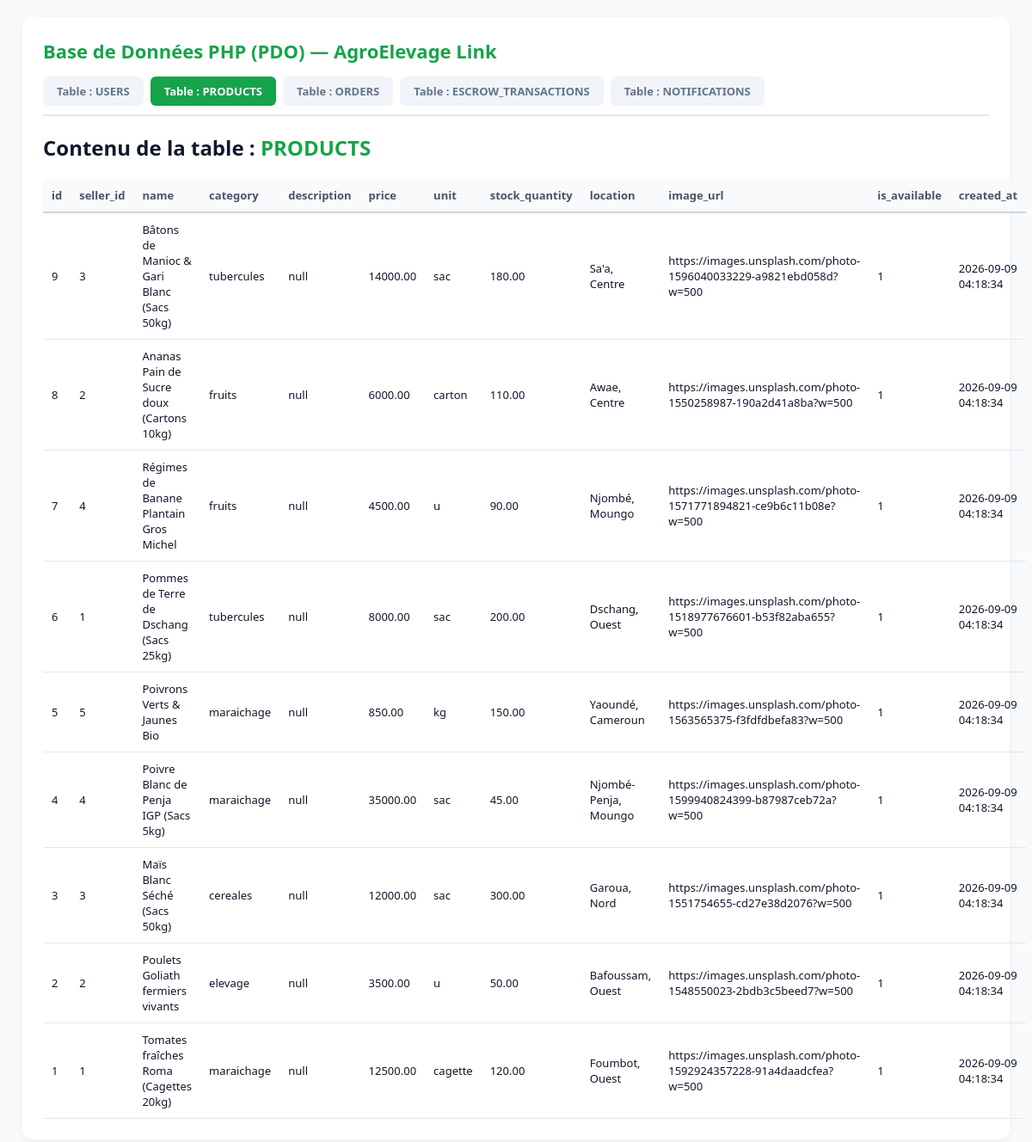
/api_php/admin_bdd.php?table=products, run on the app's committed database.
### tables this page shows
CREATE TABLE IF NOT EXISTS `products` (
  `id` INT AUTO_INCREMENT PRIMARY KEY,
  `seller_id` INT NOT NULL,
  `name` VARCHAR(200) NOT NULL,
  `category` VARCHAR(100) NOT NULL,
  `description` TEXT NULL,
  `price` DECIMAL(12,2) NOT NULL,
  `unit` VARCHAR(50) DEFAULT 'kg',
  `stock_quantity` DECIMAL(10,2) DEFAULT 0,
  `location` VARCHAR(150) DEFAULT 'Cameroun',
  `image_url` VARCHAR(255) NULL,
  `is_available` TINYINT(1) DEFAULT 1,
  `created_at` DATETIME DEFAULT CURRENT_TIMESTAMP,
  FOREIGN KEY (`seller_id`) REFERENCES `users`(`id`) ON DELETE CASCADE
);

### api_php/admin_bdd.php (the view, shortened to what this page needs)
<?php
require_once __DIR__ . '/config.php';
$table = $_GET['table'] ?? 'users';
$allowed_tables = ['users', 'products', 'orders', 'escrow_transactions', 'notifications'];
try {
    $stmt = $pdo->query("SELECT * FROM $table ORDER BY id DESC LIMIT 100");
    $rows = $stmt->fetchAll();
} catch (Exception $e) {
    $rows = [];
}
?>
<!DOCTYPE html>
<html lang="fr">
<head>
</head>
<body>
    <div class="container">
        <h1>Base de Données PHP (PDO) — AgroElevage Link</h1>
        <div class="tabs">
            <?php foreach ($allowed_tables as $t): ?>
                <a href="?table=<?= $t ?>" class="tab-btn <?= $table === $t ? 'active' : '' ?>">
                    Table : <?= strtoupper($t) ?>
                </a>
            <?php endforeach; ?>
        </div>
        <h2>Contenu de la table : <span style="color: #16a34a;"><?= strtoupper($table) ?></span></h2>
        <?php if (!empty($rows)): ?>
            <table>
                <thead>
                    <tr>
                        <?php foreach (array_keys($rows[0]) as $col): ?>
                            <th><?= htmlspecialchars($col) ?></th>
                        <?php endforeach; ?>
                    </tr>
                </thead>
                <tbody>
                    <?php foreach ($rows as $row): ?>
                        <tr>
                            <?php foreach ($row as $col => $val): ?>
                                <td><?= htmlspecialchars($val ?? 'null') ?></td>
                            <?php endforeach; ?>
                        </tr>
                    <?php endforeach; ?>
                </tbody>
            </table>
        <?php else: ?>
            <div class="empty">Aucun enregistrement trouvé dans la table <?= htmlspecialchars($table) ?>.</div>
        <?php endif; ?>
    </div>
</body>
</html>

### api_php/admin_bdd.php (style rules this page uses)
body { font-family: 'Segoe UI', Tahoma, Geneva, Verdana, sans-serif; background: #f8fafc; color: #0f172a; margin: 0; padding: 20px; }
.container { max-width: 1100px; margin: 0 auto; background: #ffffff; padding: 24px; border-radius: 12px; box-shadow: 0 4px 12px rgba(0,0,0,0.05); }
h1 { margin-top: 0; color: #16a34a; font-size: 22px; }
.tabs { display: flex; gap: 8px; margin-bottom: 20px; border-bottom: 2px solid #e2e8f0; padding-bottom: 10px; }
.tab-btn { text-decoration: none; padding: 8px 16px; border-radius: 6px; font-weight: 700; font-size: 13px; color: #64748b; background: #f1f5f9; }
.tab-btn.active { background: #16a34a; color: #ffffff; }
table { width: 100%; border-collapse: collapse; margin-top: 10px; font-size: 13px; }
th { background: #f8fafc; text-align: left; padding: 10px; border-bottom: 2px solid #cbd5e1; color: #475569; }
td { padding: 10px; border-bottom: 1px solid #e2e8f0; }

### data on the page
products: id "9", seller "3", name "Bâtons de Manioc & Gari Blanc (Sacs 50kg)", category "tubercules", description "null", price "14000.00", unit "sac", stock_quantity "180.00", location "Sa'a, Centre", image_url "https://images.unsplash.com/photo-1596040033229-a9821ebd058d?w=500", is_available "1", created_at "2026-09-09 04:18:34"
products: id "8", seller "2", name "Ananas Pain de Sucre doux (Cartons 10kg)", category "fruits", description "null", price "6000.00", unit "carton", stock_quantity "110.00", location "Awae, Centre", image_url "https://images.unsplash.com/photo-1550258987-190a2d41a8ba?w=500", is_available "1", created_at "2026-09-09 04:18:34"
products: id "7", seller "4", name "Régimes de Banane Plantain Gros Michel", category "fruits", description "null", price "4500.00", unit "u", stock_quantity "90.00", location "Njombé, Moungo", image_url "https://images.unsplash.com/photo-1571771894821-ce9b6c11b08e?w=500", is_available "1", created_at "2026-09-09 04:18:34"
products: id "6", seller "1", name "Pommes de Terre de Dschang (Sacs 25kg)", category "tubercules", description "null", price "8000.00", unit "sac", stock_quantity "200.00", location "Dschang, Ouest", image_url "https://images.unsplash.com/photo-1518977676601-b53f82aba655?w=500", is_available "1", created_at "2026-09-09 04:18:34"
products: id "5", seller "5", name "Poivrons Verts & Jaunes Bio", category "maraichage", description "null", price "850.00", unit "kg", stock_quantity "150.00", location "Yaoundé, Cameroun", image_url "https://images.unsplash.com/photo-1563565375-f3fdfdbefa83?w=500", is_available "1", created_at "2026-09-09 04:18:34"
products: id "4", seller "4", name "Poivre Blanc de Penja IGP (Sacs 5kg)", category "maraichage", description "null", price "35000.00", unit "sac", stock_quantity "45.00", location "Njombé-Penja, Moungo", image_url "https://images.unsplash.com/photo-1599940824399-b87987ceb72a?w=500", is_available "1", created_at "2026-09-09 04:18:34"
products: id "3", seller "3", name "Maïs Blanc Séché (Sacs 50kg)", category "cereales", description "null", price "12000.00", unit "sac", stock_quantity "300.00", location "Garoua, Nord", image_url "https://images.unsplash.com/photo-1551754655-cd27e38d2076?w=500", is_available "1", created_at "2026-09-09 04:18:34"
products: id "2", seller "2", name "Poulets Goliath fermiers vivants", category "elevage", description "null", price "3500.00", unit "u", stock_quantity "50.00", location "Bafoussam, Ouest", image_url "https://images.unsplash.com/photo-1548550023-2bdb3c5beed7?w=500", is_available "1", created_at "2026-09-09 04:18:34"
products: id "1", seller "1", name "Tomates fraîches Roma (Cagettes 20kg)", category "maraichage", description "null", price "12500.00", unit "cagette", stock_quantity "120.00", location "Foumbot, Ouest", image_url "https://images.unsplash.com/photo-1592924357228-91a4daadcfea?w=500", is_available "1", created_at "2026-09-09 04:18:34"

### other printed values
$t "USERS"
$t "PRODUCTS"
$t "ORDERS"
$t "ESCROW_TRANSACTIONS"
$t "NOTIFICATIONS"
$table "PRODUCTS"
$col "id"
$col "seller_id"
$col "name"
$col "category"
$col "description"
$col "price"
$col "unit"
$col "stock_quantity"
$col "location"
